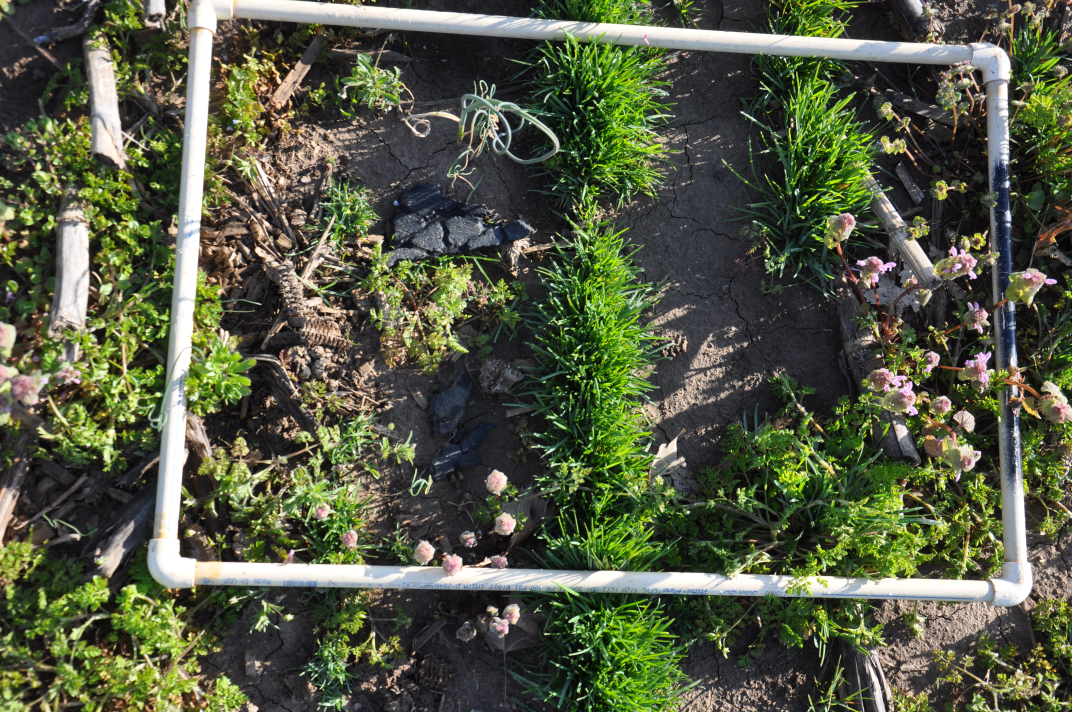
#> input picture test_images/72649807-5735-451d-834a-5ab80be1396f.jpg, 4288 x 2848 px (shown at 1/4 size)
$ python -i image_utils.py   (imports and definitions only)
#> lines starting #> are read from the running program, lines starting #| are printed output that depends on the picture
#> further down, picture is the input picture: shape (2848, 4288, 3); mean B, G, R 67.1, 90.1, 84.3
"""
src/image_utils.py
Image Utility Functions
BoMeyering 2025
"""

import cv2
import numpy as np

# [48 lines left out: functions read_file_to_numpy, draw_bounding_boxes, map_preds, overlay_preds, not called in this run]


def clahe_channel(img: np.ndarray, clip_limit=100) -> np.ndarray:
    """
    Performs CLAHE on the l* channel of an image

    Args:
        img (np.ndarray): a three channel image in opencv format (BGR order)

    Returns:
        np.ndarray: The adjusted image
    """
#> called with clip_limit = 100
    # Convert to lab
    lab_img = cv2.cvtColor(img, cv2.COLOR_BGR2Lab)
#> lab_img: shape (2848, 4288, 3); mean of channels 0, 1, 2 91.3, 122.4, 139.3

    # Apply CLAHE
    l_channel = lab_img[:, :, 0]
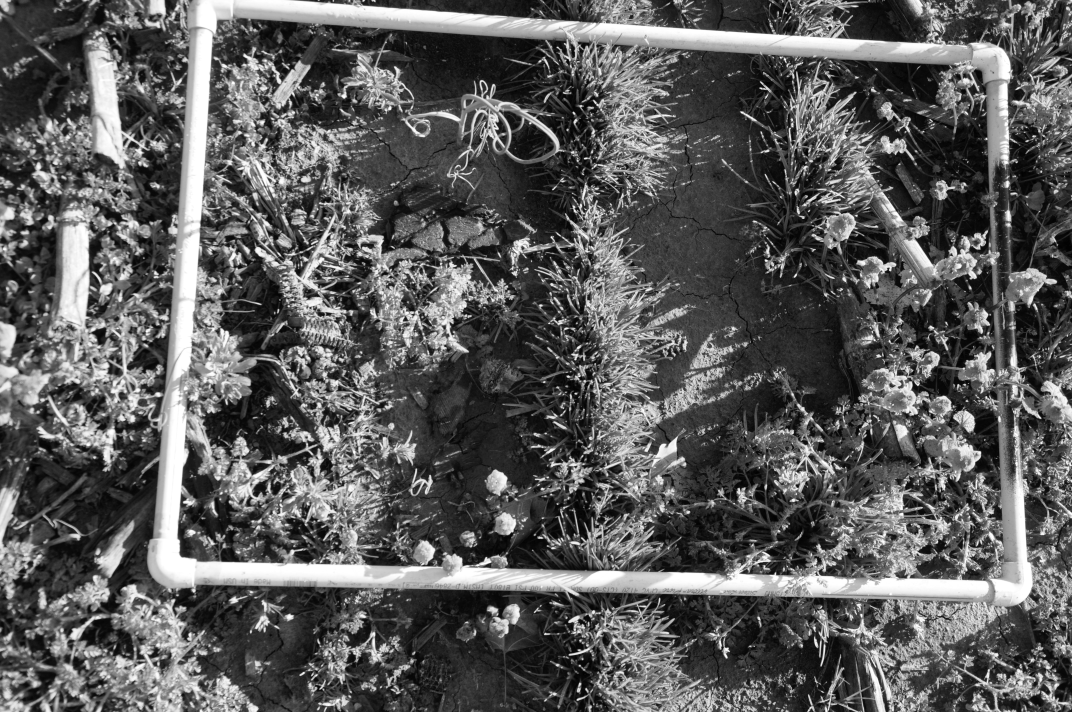
#> l_channel: shape (2848, 4288) (shown at 1/4 size); min 0, max 255, mean 91.3
    clahe = cv2.createCLAHE(clipLimit=clip_limit)
    new_l = clahe.apply(l_channel)
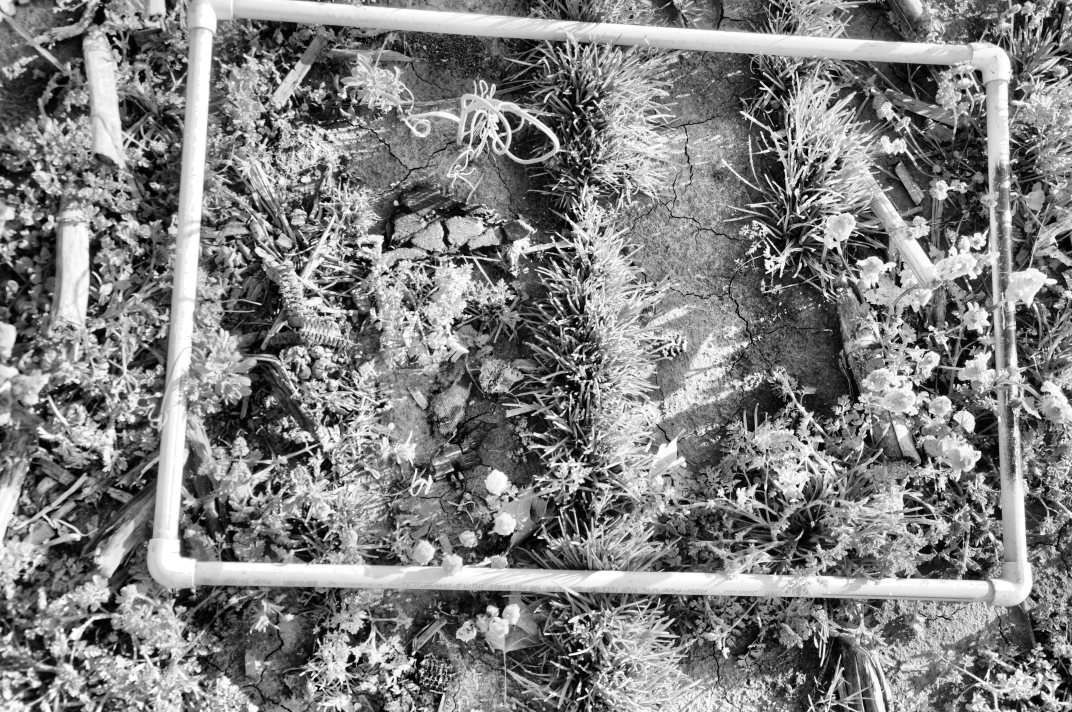
#> new_l: shape (2848, 4288) (shown at 1/4 size); min 0, max 255, mean 128.4
    lab_img[:, :, 0] = new_l
#> lab_img: shape (2848, 4288, 3); mean of channels 0, 1, 2 128.4, 122.4, 139.3

    # Convert back to BGR
    bgr_img = cv2.cvtColor(lab_img, cv2.COLOR_Lab2BGR)
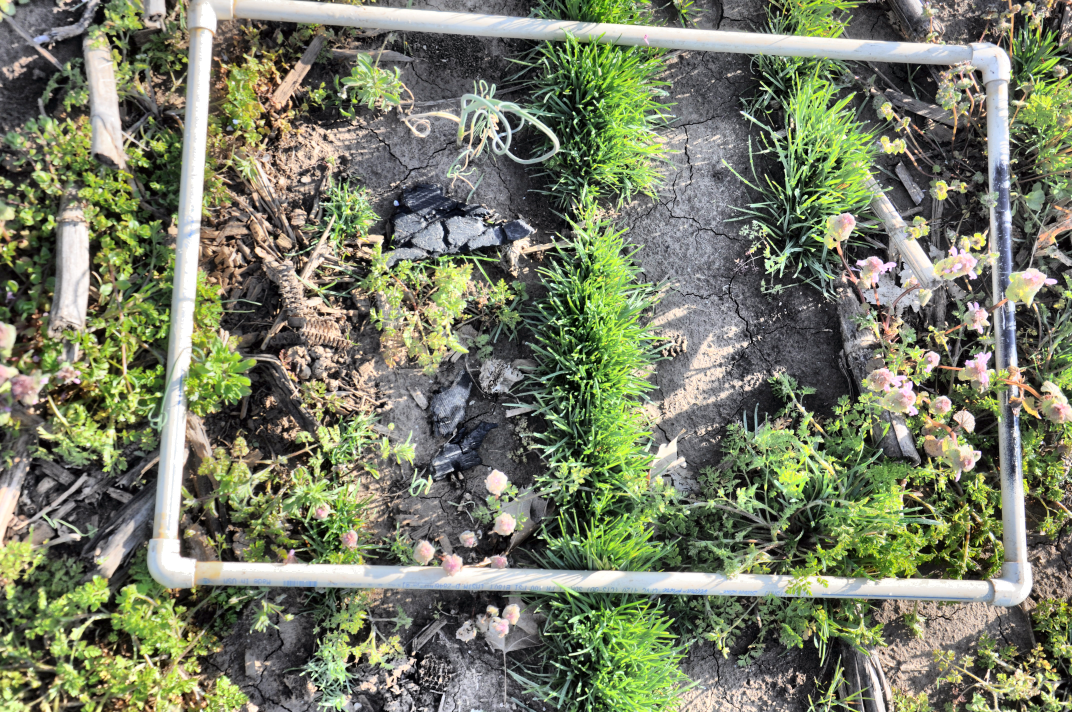
#> bgr_img: shape (2848, 4288, 3) (shown at 1/4 size); mean B, G, R 102.4, 125.7, 119.9

    return bgr_img

>>> import cv2
>>> picture = cv2.imread('../test_images/72649807-5735-451d-834a-5ab80be1396f.jpg')
>>> result = clahe_channel(picture)
